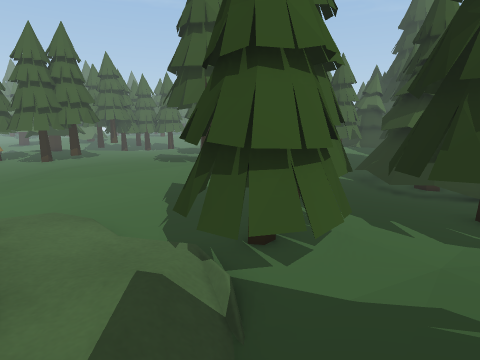
[1] (above)

24 first-person views from a walk through a Unity game level. The camera is 1.2 m above the floor, tilts 12° down and sees 80° across. The floor is counted in squares, 0.5 m on a side. Each view is taken from the middle of a square. On the plan, view 1 faces up. The plan holds only what a view shows up to about 18 squares ahead; the rest is blank. The place goes on beyond the plan. The player character is not drawn.

[2]
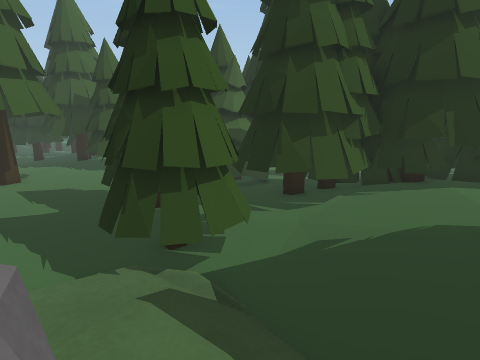

[3]
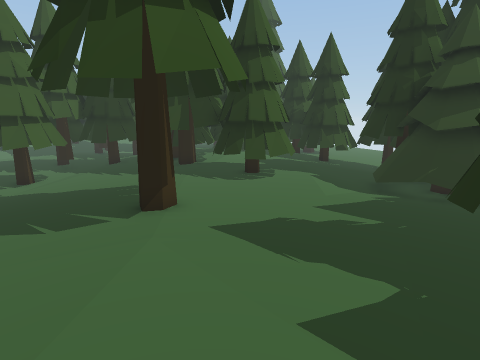

[4]
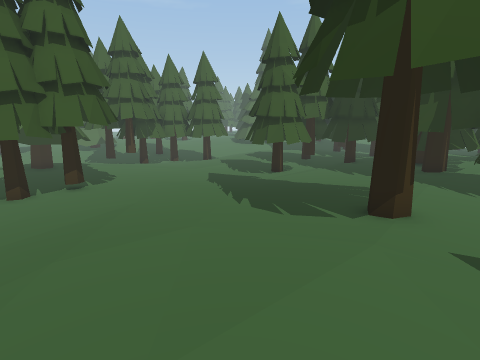

[5]
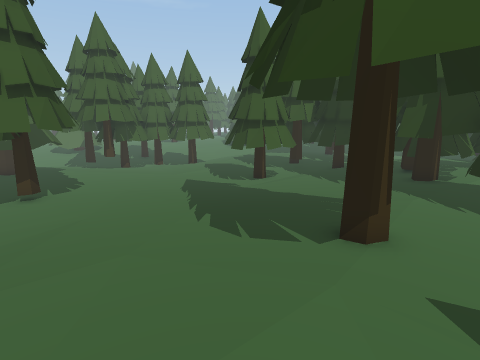

[6]
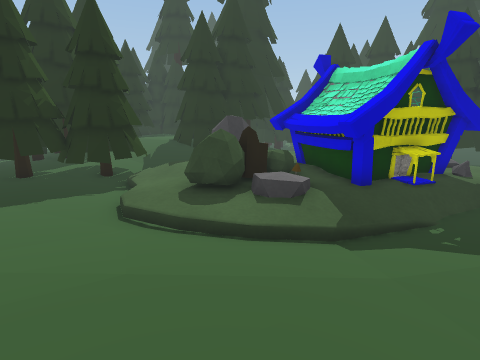

[7]
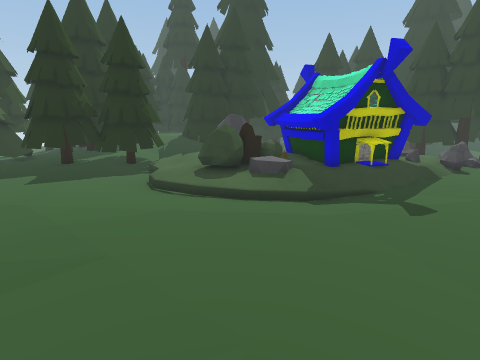

[8]
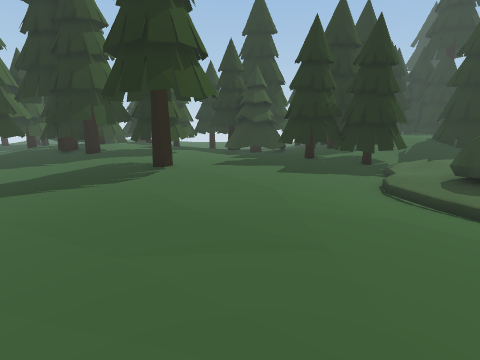

[9]
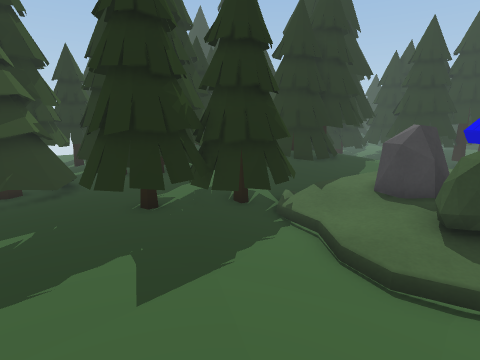

[10]
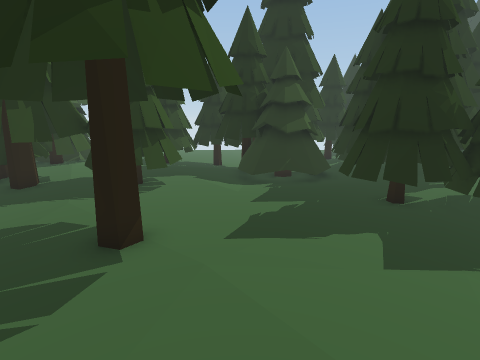

[11]
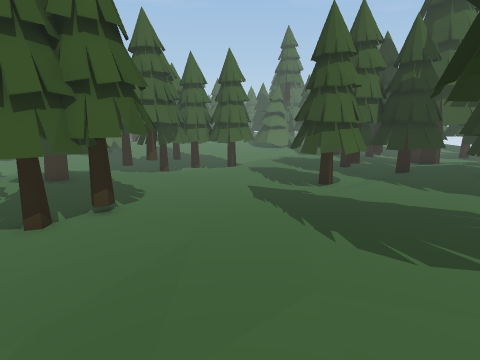

[12]
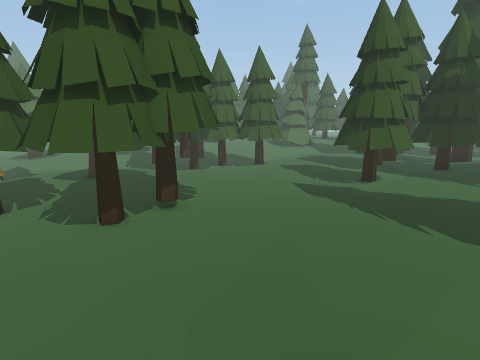

[13]
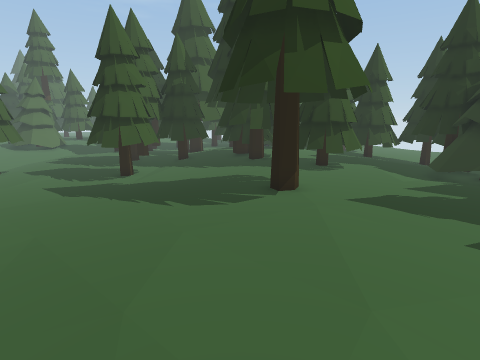

[14]
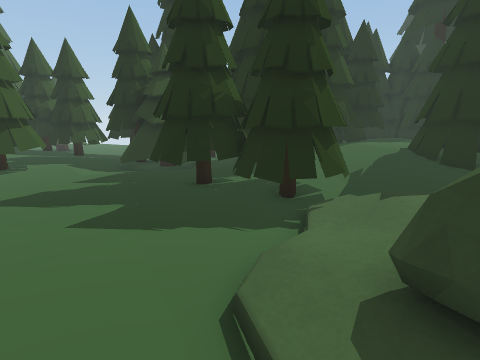

[15]
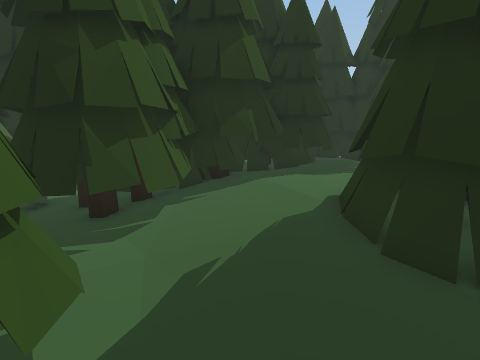

[16]
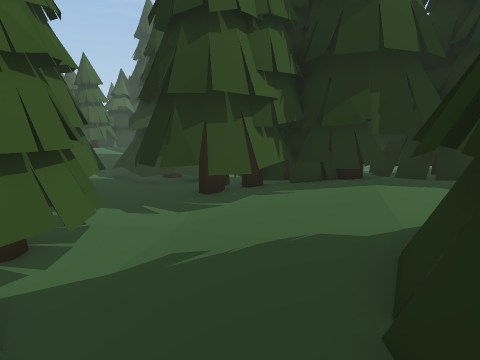

[17]
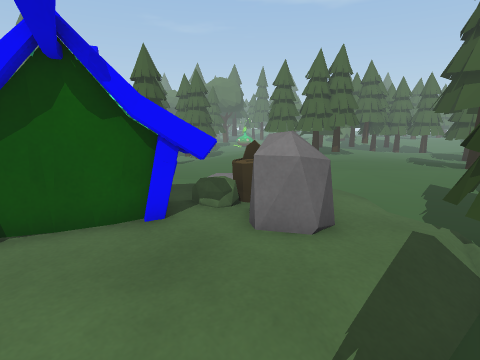

[18]
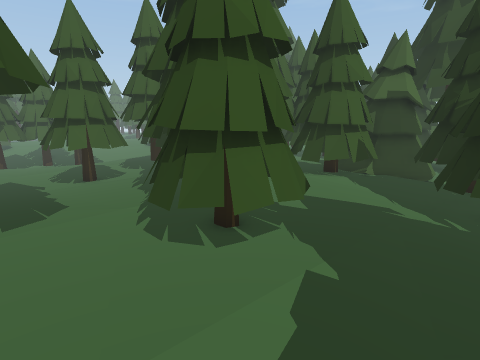

[19]
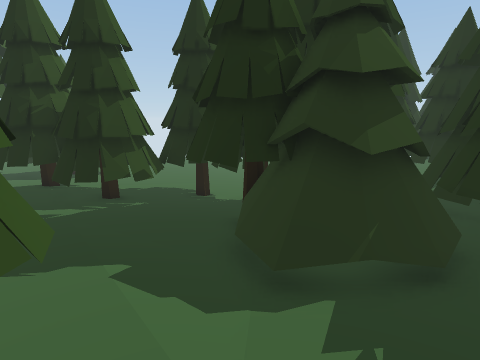

[20]
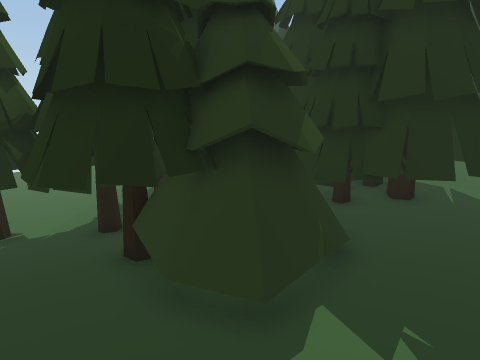

[21]
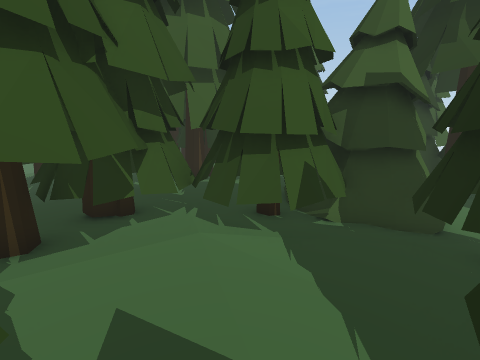

[22]
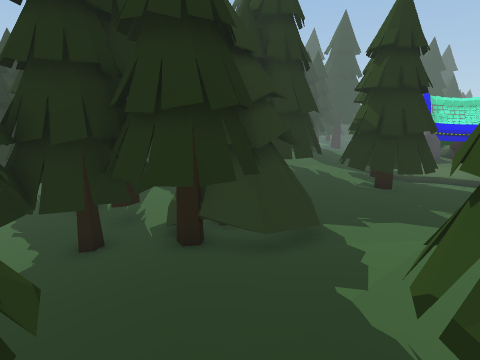

[23]
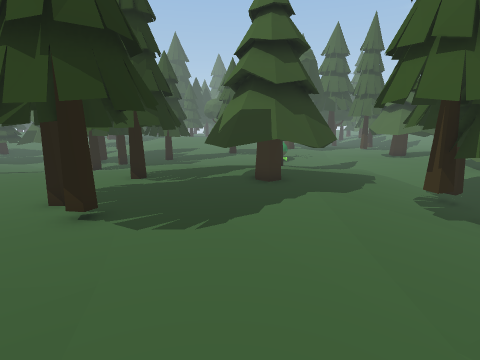

[24]
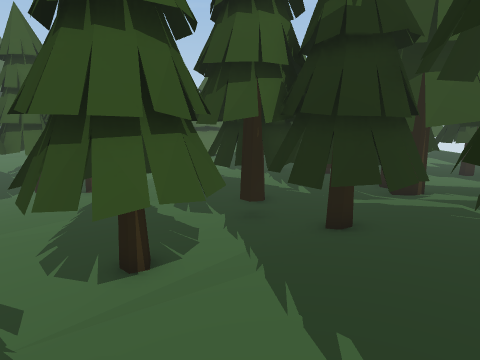

### Floor plan
Key: @ floor where view 1 was taken; . main floor; : floor 0.25 m higher than the main floor; - floor 0.25 m lower than the main floor; + floor 0.5 m higher than the main floor; _ floor 0.5 m lower than the main floor; / step, stairs or slope; T tree; R rock; B bush; S stump; O other object.
Columns run from 14 left of view 1 to 21 right of it. Each row starts with its distance up from view 1.
 29 TTTT__ -----TTT  T OOTT    OO T
 28 T TT--------TTTT T...TT    TOOT
 27 TTTT--------TTTTT TTTTT     TTT
 26 T-T-------TTTTTTTTTTT.       T
 25 TT--------TTTTTTTTTT...TT   --
 24 TT-------TTTTTTTTTTTTTT TT .-
 23 TT--------TTT...TTTTTT TTTT--O O
 22 T----------T-..TTTTTTTTTTTT--  O
 21 --TTT-------...T TTT:TT:TTTT
 20 -TTTT-.........TT  T::::TTT
 19 T TTT..........TTTTT::..TTT  --
 18 TTTTT.......TT..TTTT...TTTT.-----
 17 TTTT.......TTTT.TTTT...TTTT------
 16 --........TTT TTTTTT...TTT T ---_
 15 -.........T.TTTT..T.....-TTTT-___
 14   .........T..T......TTTTTTTT_______
 13   .........TTT.......TTTTTTT _______
 12 . .................:TTT TTT-_______
 11   .................TT  TTT  ______
 10  ..............TT...TTT-T    _____
  9 ..............TTTT..TTTT-TT    ___
  8 -.............TTTT.TTTTT.TTT
  7 -......--//-..TTTTTTTTTTT   TTTT
  6 .....--..../-TTTTTTTT TTTT  TT
  5 ....-/..BB:..TTTTTTTTT  TT TT
  4 ....-.//BB:..:TT.:TTTTT T  TTT    T
  3  .../O/ SSRR::...:::TTTT TTT T.   T
  2  ..-/OOO+:RR:/..:::+TTTTTTT       T
  1  ...OOOOOORR:...::+++TTTT T
  0  ../OOOOOO:::.@.:TT++++TT
 -1  ..OOOOOOO:::..:TTTT+++TTT
 -2  ..OO  OO::::..:T  TT+++TT++TT
 -3  .+:   O ::: ..:TT     +++ TTT

Where each view was taken, in squares from view 1:
view 1: 0 up, 0 right, facing up
view 2: 0 up, 3 left, facing up-right
view 3: 9 up, 5 left, facing up-right
view 4: 9 up, 5 left, facing up
view 5: 10 up, 4 left, facing up
view 6: 10 up, 12 left, facing down-right
view 7: 12 up, 14 left, facing down-right
view 8: 12 up, 14 left, facing right
view 9: 12 up, 6 left, facing down-right
view 10: 13 up, 7 left, facing right
view 11: 11 up, 7 left, facing up
view 12: 11 up, 9 left, facing up
view 13: 10 up, 9 left, facing up-right
view 14: 7 up, 8 left, facing right
view 15: 2 up, 2 left, facing right
view 16: 1 down, 0 right, facing up-right
view 17: 3 down, 0 right, facing up-left
view 18: 11 up, 4 right, facing up
view 19: 13 up, 1 right, facing right
view 20: 15 up, 3 right, facing down-right
view 21: 16 up, 7 right, facing up
view 22: 19 up, 7 right, facing down
view 23: 23 up, 5 left, facing left
view 24: 19 up, 1 left, facing up
